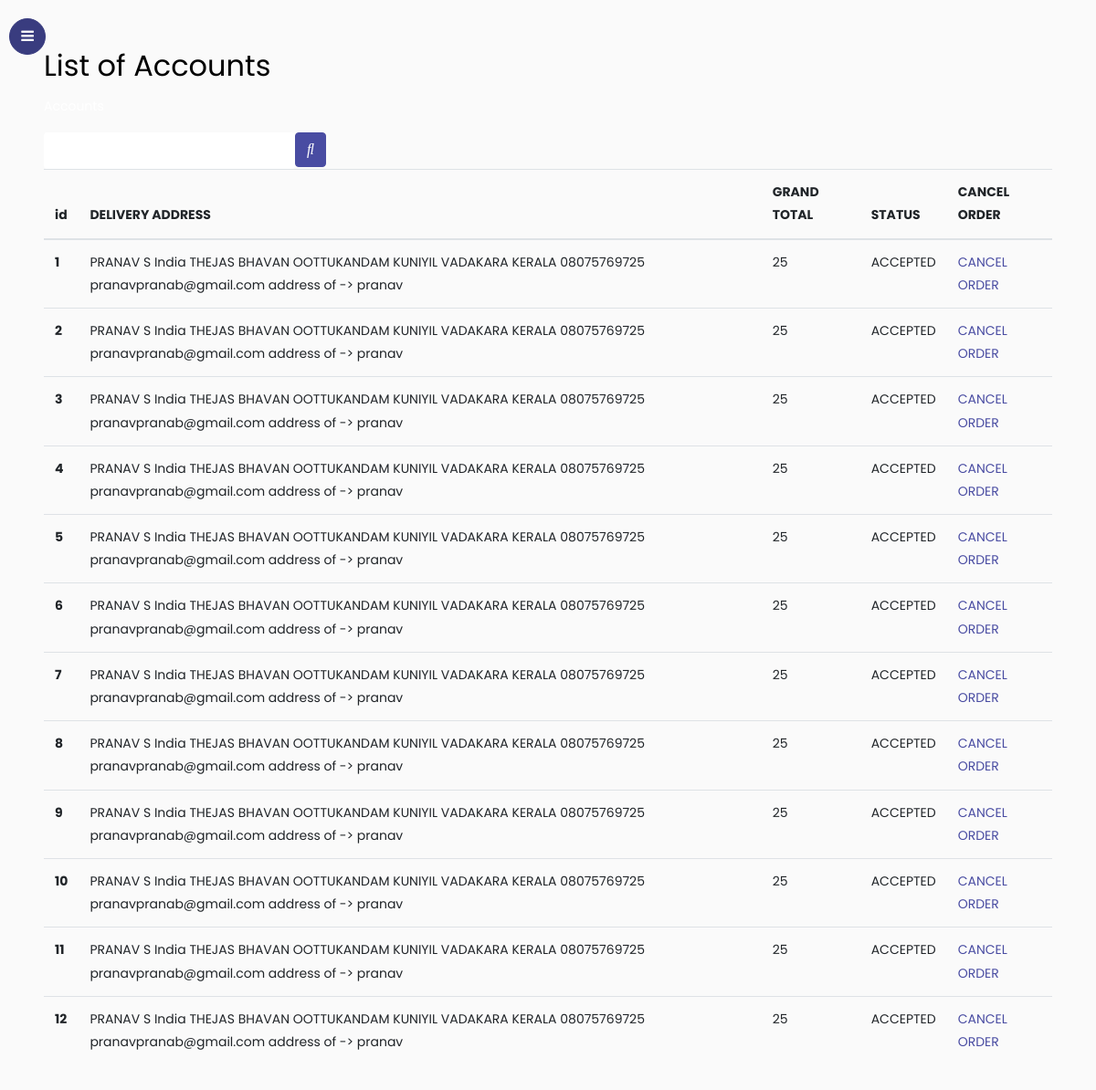
The app's page /user_profile/orders/1, older data.
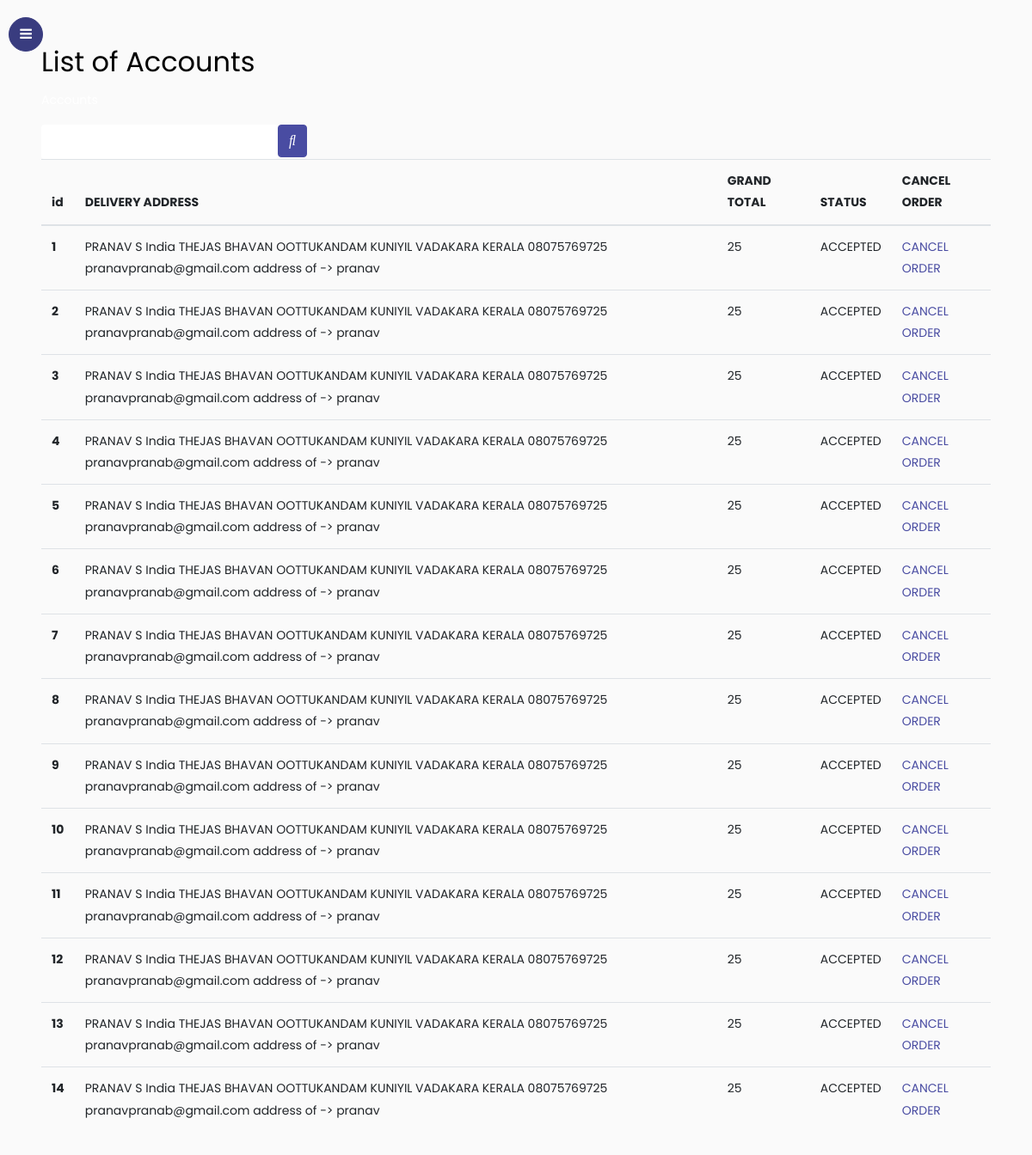
The same page, newer data.
### cart_orders/models.py (models this page shows, shortened)
class Order(models.Model):
    user = models.ForeignKey(Accounts, on_delete=models.SET_NULL, blank=True, null=True)
    delivery_address = models.ForeignKey(Profile, on_delete=models.CASCADE)
    status = models.CharField(choices= delivery_choices, default="ACCEPTED", max_length=20)
    grand_total = models.IntegerField(blank =True)
    order_date = models.DateTimeField(auto_now_add=True,blank=True, null=True)
    delivery_date = models.DateTimeField(blank=True, null=True)
    order_id = models.UUIDField(editable=False,default=uuid.uuid4,blank=True,null=True)
    transaction_id = models.CharField(max_length=100,blank=True,null=True)
    transaction_type = models.CharField(choices=tran_type,null=True,blank=True, max_length=20)

### profiles/models.py (models this page shows)
class Profile(models.Model):
    first_name = models.CharField(max_length=20, blank=False)
    last_name = models.CharField(max_length=20, blank=False)
    country_name = models.CharField(max_length=30, blank=False)
    address = models.CharField(max_length=100, blank=False)
    town_city = models.CharField(max_length=50, blank=False)
    state = models.CharField(max_length=30, blank=False)
    post_code = models.CharField(max_length=30, blank=False)
    phone_number = models.CharField(blank=False, max_length=15)
    email = models.EmailField(max_length=50, blank=False)
    notes = models.TextField()
    accounts = models.ForeignKey(Accounts,on_delete=models.CASCADE)
    def __str__(self):
        a= (self.first_name, self.last_name, self.country_name, self.address, self.town_city, self.state, self.phone_number, self.email,'address of ->', self.accounts.first_name)
        return ' '.join(a)

### admins/models.py (models this page shows, shortened)
class Accounts(AbstractBaseUser):
    first_name = models.CharField(max_length=50)
    last_name = models.CharField(max_length=50)
    username = models.CharField(max_length=50, unique=True)
    email = models.EmailField(max_length=100,unique=True)
    phone_number = models.CharField(max_length=50,blank=True, unique=True)
    profile_pic = models.ImageField(upload_to = 'photos/profile_pic', blank = True, max_length=300)
    date_joined = models.DateTimeField(auto_now_add=True)
    last_login = models.DateTimeField(auto_now_add=True)
    is_admin =  models.BooleanField(default=False)
    is_staff = models.BooleanField(default=True)
    is_active = models.BooleanField(default=True)
    is_superadmin = models.BooleanField(default=False)
    referal_code = models.UUIDField(default=uuid.uuid4)
    USERNAME_FIELD = 'email'
    REQUIRED_FIELDS = ['username', 'first_name', 'last_name','phone_number']
    objects = Manager()

### profiles/views.py (the view)
# urls.py: path('orders',views.orders_list),
def orders(request,id):
    user = Accounts.objects.get(id=id)
    order = Order.objects.filter(user = user)
    return render(request,'user_profile/order.html',{'orders':order})

### user_side/templates/user_profile/order.html (shortened to what this page needs)
{% extends 'user_profile/main.html' %}
{% block content %}
<div class="row tm-content-row">
    <div class="col-12 tm-block-col">
      <div class="tm-bg-primary-dark tm-block tm-block-h-auto">
        <h2 class="tm-block-title">List of Accounts</h2>
        <p class="text-white">Accounts</p>
        <div class="tm-product-table-container">
          <table class="table table-hover tm-table-small tm-product-table ">
            <form action="accounts" style="position: fixed;"  method="POST">  <div class="input-group">
            <div class="form-outline" >
              <input type="search" name="search" id="form1" class="form-control"  />
            </div>
            <div >
            <button type="submit" class="btn btn-primary" >
              <i class="fas fa-search"></i>
            </button>
          </div>
          </div>
        </form>
<thead class="" >
<tr>
<th scope="col">id</th>
<th scope="col">DELIVERY ADDRESS</th>
<th scope="col">GRAND TOTAL</th>
<th scope="col">STATUS</th>
<th>CANCEL ORDER</th>
</tr>
</thead>
<tbody>
{% for order in orders %}
<tr>
<th scope="row">{{forloop.counter}}</th>
<td>{{order.delivery_address}}</td>
<td>{{order.grand_total}}</td>
<td>{{order.status}}</td>
{% if order.status == 'CANCEL' %}
<td>ORDER CANCELED</td>
{% else %}
<td><a href="/user_profile/cancel/{{order.id}}"> CANCEL ORDER</a></td>
{% endif %}
</tr>
{% endfor %}
</tbody>
</table>
</div>
{% endblock %}

### user_side/templates/user_profile/main.html (shortened to what this page needs)
{% load static %}
<!doctype html>
<html lang="en">
  <head>
		<link rel="stylesheet" href="https://stackpath.bootstrapcdn.com/font-awesome/4.7.0/css/font-awesome.min.css">
		<link rel="stylesheet" href="{% static 'user_profile/css/style.css'%}">
  </head>
  <body>
		<div class="wrapper d-flex align-items-stretch" style="z-index: 5;">
			<nav id="sidebar" style="z-index: 5;" class="active">
				<div class="custom-menu">
					<button type="button" id="sidebarCollapse" class="btn btn-primary">
	          <i class="fa fa-bars"></i>
	        </button>
        </div>
    	</nav>
      <div id="content" class="p-4 p-md-5 pt-5">
       {% block content %}
	   {% endblock %}
      </div>
		</div>
  </body>
</html>

Row changes from the older to the newer data that the page shows:
added Order: delivery_address "PRANAV S India THEJAS BHAVAN OOTTUKANDAM KUNIYIL VADAKARA KERALA 08075769725 pranavpranab@gmail.com address of -> pranav", grand_total "25", status "ACCEPTED"
added Order: delivery_address "PRANAV S India THEJAS BHAVAN OOTTUKANDAM KUNIYIL VADAKARA KERALA 08075769725 pranavpranab@gmail.com address of -> pranav", grand_total "25", status "ACCEPTED"
